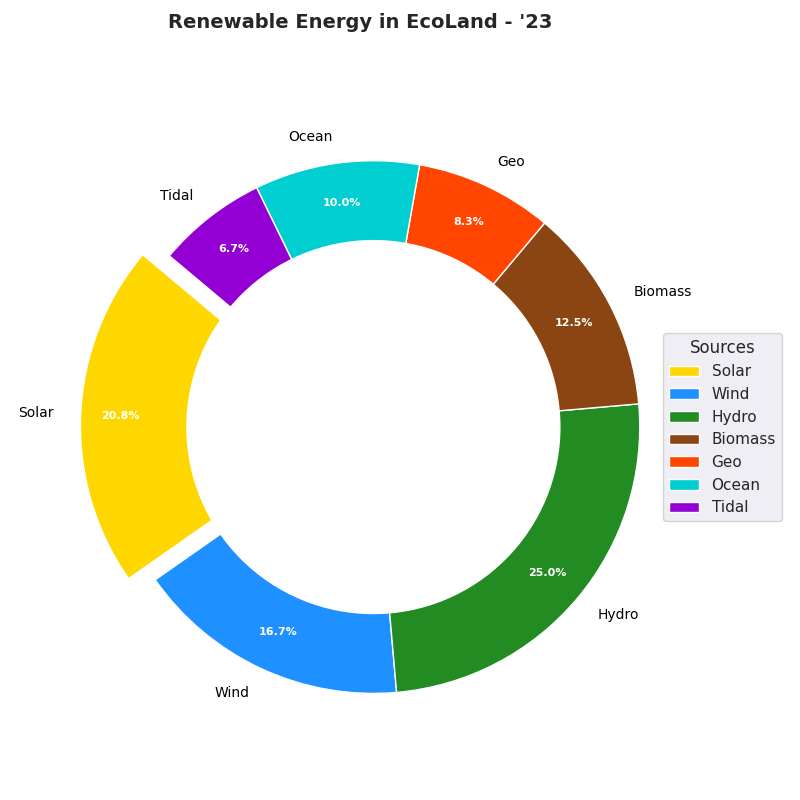

Python code for this plot:
import matplotlib.pyplot as plt

labels = ['Solar', 'Wind', 'Hydro', 'Biomass', 'Geo', 'Ocean', 'Tidal']
sizes = [25, 20, 30, 15, 10, 12, 8]
colors = ['#FFD700', '#1E90FF', '#228B22', '#8B4513', '#FF4500', '#00CED1', '#9400D3']
explode = (0.1, 0, 0, 0, 0, 0, 0)

fig, ax = plt.subplots(figsize=(8, 8))
wedges, texts, autotexts = ax.pie(sizes, explode=explode, labels=labels, colors=colors, 
                                  autopct='%1.1f%%', startangle=140, pctdistance=0.85, 
                                  textprops=dict(color="w"))

for text in texts:
    text.set_fontsize(10)
    text.set_color('black')
for autotext in autotexts:
    autotext.set_fontsize(8)
    autotext.set_weight('bold')

centre_circle = plt.Circle((0,0), 0.70, fc='white')
fig.gca().add_artist(centre_circle)

ax.axis('equal')

plt.title("Renewable Energy in EcoLand - '23", fontsize=14, weight='bold', y=1.05)
plt.legend(wedges, labels, title="Sources", loc="center left", bbox_to_anchor=(1, 0, 0.5, 1))
plt.tight_layout()

plt.show()
